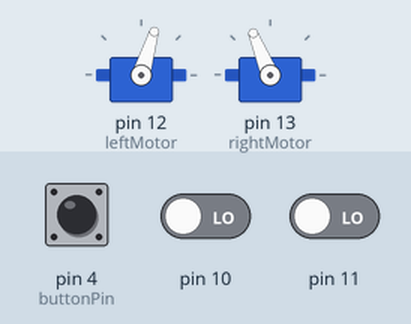
Simulated run of this sketch. Board: Arduino Uno, built with avr-gcc and run on an emulated ATmega328P. On the bench: 2 × servo. The inputs (shaded band) are chosen by the test bench; at power-on: pin 4 (buttonPin) HIGH, pin 11 LOW, pin 10 LOW.

Above: at 1.3 s.
1.4 s: pin 4 (buttonPin) pulled LOW for 0.15 s
At 1.8 s:
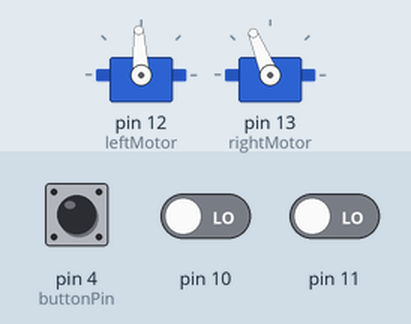
At 4.2 s:
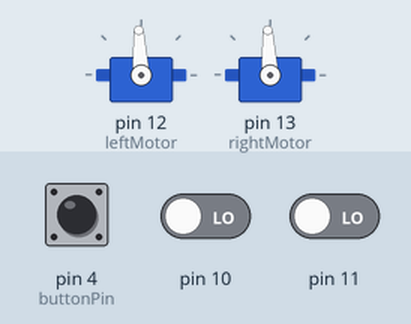
4.5 s: pin 11 driven HIGH
7.5 s: pin 4 (buttonPin) pulled LOW for 3.2 s
At 13.6 s:
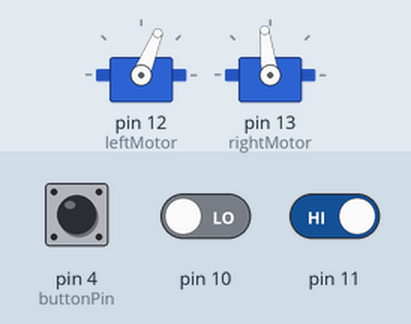
15.9 s: pin 10 driven LOW
Timing chart, 0 to 19.8 s (numbered marks = the images above; inputs shaded):
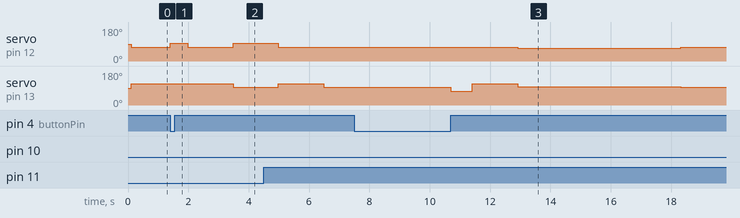

Measured:
- after the input at 1.4 s, servo on pin 12 (leftMotor): 73° → 93° at once, → 73° 0.59 s later, → 93° 1.5 s later; servo on pin 13 (rightMotor): 112° → 93° after 2.1 s
- after the input at 7.5 s, servo on pin 12 (leftMotor): 73° → 68° after 5.4 s; servo on pin 13 (rightMotor): 93° → 73° after 3.2 s, → 112° 0.72 s later, → 97° 1.5 s later

The sketch:

sketch_jan10a.ino
```cpp
#include <Servo.h>

#define oneDeg 6.5
#define oneCM 60

Servo leftMotor;
Servo rightMotor;

int buttonPin = 4;
byte button = 0;

void setup() {
  leftMotor.attach(12);
  rightMotor.attach(13);

  delay(50);
  pinMode(10, INPUT);
  delay(50);
  pinMode(11, INPUT);
  pinMode(buttonPin, INPUT_PULLUP);

}

void loop() {

  if (digitalRead(buttonPin) == HIGH) {
    lineTracker();
  }
  else if (digitalRead(buttonPin) == LOW && button == 0) {
    leftMotor.writeMicroseconds(1500);
    rightMotor.writeMicroseconds(1700);
    delay(oneDeg * 90);
    leftMotor.writeMicroseconds(1300);
    rightMotor.writeMicroseconds(1700);
    delay(1500);
    leftMotor.writeMicroseconds(1500);
    rightMotor.writeMicroseconds(1500);
    delay(1500);
    leftMotor.writeMicroseconds(1300);
    rightMotor.writeMicroseconds(1700);
    delay(1500);
    button = 1;
  }
  else if (digitalRead(buttonPin) == HIGH && button == 1) {
    leftMotor.writeMicroseconds(1300);
    rightMotor.writeMicroseconds(1300);
    delay(oneDeg * 110);

    leftMotor.writeMicroseconds(1300);
    rightMotor.writeMicroseconds(1700);
    delay(oneCM * 25);

    leftMotor.writeMicroseconds(1250);
    rightMotor.writeMicroseconds(1540);
    delay(oneCM * 90);
  }
}

void lineTracker() {

  int leftSensor = digitalRead(11);
  int rightSensor = digitalRead(10);

  if ((leftSensor == HIGH) && (rightSensor == HIGH)) {
    leftMotor.writeMicroseconds(1300);
    rightMotor.writeMicroseconds(1700);
  }
  else if ((leftSensor == LOW) && (rightSensor == HIGH)) {
    leftMotor.writeMicroseconds(1500);
    rightMotor.writeMicroseconds(1700);
  }
  else if ((leftSensor == HIGH) && (rightSensor == LOW)) {
    leftMotor.writeMicroseconds(1300);
    rightMotor.writeMicroseconds(1500);
  }
  else if ((leftSensor == LOW) && (rightSensor == LOW)) {
    leftMotor.writeMicroseconds(1300);
    rightMotor.writeMicroseconds(1700);
  }
  else {
    leftMotor.writeMicroseconds(1500);
    rightMotor.writeMicroseconds(1500);
  }
}
```
